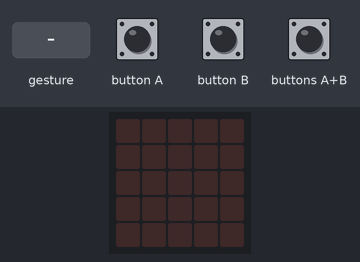
A program run on a simulated BBC micro:bit (MakeCode). Parts: the board's 5×5 LED display. The inputs (shaded band) are chosen by the test bench. A tilt is held for 1.5 s and a shake lasts 1 s, then the board lies face up again; the 48×5 strip is a reading aid, not a part: it shows the text the display is scrolling, unrolled, one strip-width of it at a time.

Above: at 1.2 s.
1.3 s: button A pressed for 0.15 s
At 1.8 s:
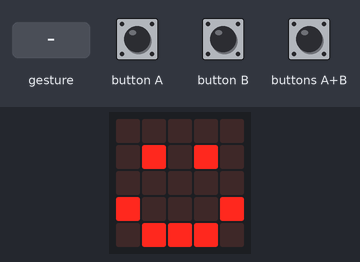
2.9 s: button B pressed for 0.15 s
At 4.2 s:
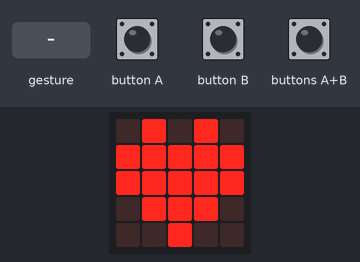
4.5 s: gesture 'shake'
At 16.7 s:
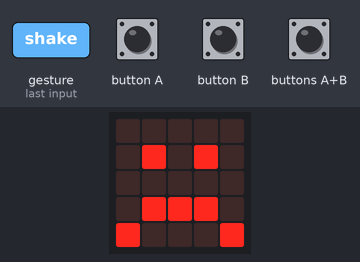
Timing chart, 0 to 17.0 s (numbered marks = the images above; inputs shaded):
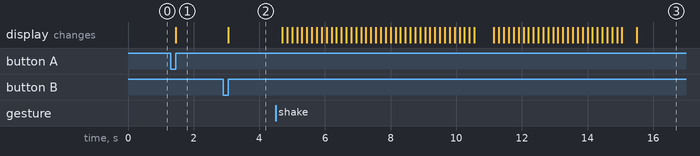

The program:

main.ts
```typescript
// Registra el tiempo de inicio
// --- Botón A: Incrementa felicidad ---
input.onButtonPressed(Button.A, function () {
    // Muestra cara feliz
    basic.showIcon(IconNames.Happy)
    nivelFelicidad += 1
    // Reinicia el temporizador
    ultimaInteraccion = control.millis()
})
// --- Gesto Agitar: Saludo de "Buenos Días" ---
input.onGesture(Gesture.Shake, function () {
    if (nivelFelicidad == 1 && nivelEnergia == 1) {
        // Asegúrate de que estas condiciones se puedan cumplir
        basic.showString("Buenos Dias")
    }
    // Reinicia el temporizador
    ultimaInteraccion = control.millis()
})
// --- Botón AB: Muestra números y verifica condición especial ---
input.onButtonPressed(Button.AB, function () {
    basic.showNumber(nivelFelicidad)
    basic.showNumber(nivelEnergia)
    if (nivelFelicidad == 5 && nivelEnergia == 5) {
        nivelEnergia += 1
        nivelFelicidad += 1
    }
    // Reinicia el temporizador
    ultimaInteraccion = control.millis()
})
// --- Botón B: Incrementa energía ---
input.onButtonPressed(Button.B, function () {
    // Muestra un corazón
    basic.showIcon(IconNames.Heart)
    nivelEnergia += 1
    // Reinicia el temporizador
    ultimaInteraccion = control.millis()
})
let ultimaInteraccion = 0
let nivelEnergia = 0
let nivelFelicidad = 0
// Inicialización al iniciar el Micro:bit
// Puedes empezar en 0 o en 1 si quieres una cara feliz al inicio
nivelFelicidad = 0
nivelEnergia = 0
// Registra el tiempo de inicio
ultimaInteraccion = control.millis()
// Nueva variable para el temporizador
// --- Bloque al iniciar ---
basic.forever(function () {

})
// --- Bucle "para siempre": Lógica de inactividad y visualización ---
basic.forever(function () {
    // Si han pasado más de 10 segundos (10000 milisegundos) desde la última interacción
    // Si no está inactivo, muestra el icono basado en la felicidad o energía
    // Aquí podrías decidir qué mostrar por defecto si no hay inactividad
    // Por ejemplo, si quieres que muestre una cara feliz por defecto
    // o la cara basada en el nivelFelicidad.
    // Por ahora, no haremos nada aquí, ya que tus botones ya muestran íconos.
    // Si quieres un "estado por defecto" cuando no está triste, aquí iría.
    if (control.millis() - ultimaInteraccion > 10000) {
        // Muestra la cara triste
        basic.showIcon(IconNames.Sad)
        // Pausa para que la cara triste sea visible por 1 segundo
        basic.pause(1000)
    } else {

    }
})
```

test.ts
```typescript
// aquí va el archivo "tests"; esto no se compilará cuando este paquete se utilice como una extensión.
```

Measured:
- after the input at 1.3 s, the display: changes after 0.15 s (image 1)
- after the input at 2.9 s, the display: changes after 0.15 s (image 2)
